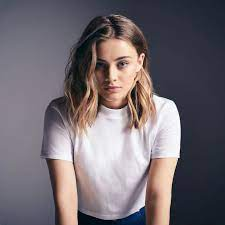
#> input picture image_5.jpeg, 225 x 225 px
$ jupyter execute cv-assignmnet-2.ipynb
#> lines starting #> are read from the running program, lines starting #| are printed output that depends on the picture; long printed decimals are rounded
[cell 1]
import cv2 as cv

# I/O

[cell 2]
#reading images
i = cv.imread("image_5.jpeg")
#> i is the input picture: shape (225, 225, 3); mean B, G, R 112.1, 105.8, 113.8
cv.imshow("title", i)
cv.waitKey(0)
cv.destroyAllWindows()

i_1 = cv.imread("image_5.jpeg", cv.IMREAD_UNCHANGED)
cv.imshow("image_unchange", i_1)
cv.waitKey(0)
cv.destroyAllWindows()

i_2 = cv.imread("image_5.jpeg", cv.IMREAD_GRAYSCALE)
#> i_2: shape (225, 225); min 0, max 255, mean 108.8

#showing images
cv.imshow("image_grascale", i_2)
cv.waitKey(0)
cv.destroyAllWindows()

# Color/Intensity

[cell 3]
i = cv.imread("image_5.jpeg")
i_gray = cv.cvtColor(i, cv.COLOR_BGR2GRAY)
cv.imshow("COLOR_BGR2GRAY", i_gray)
cv.waitKey(0)
cv.destroyAllWindows()

i = cv.imread("image_5.jpeg")
i_rgb = cv.cvtColor(i, cv.COLOR_BGR2RGB)
cv.imshow("COLOR_BGR2RGB", i_rgb)
cv.waitKey(0)
cv.destroyAllWindows()

i_2 = cv.imread("image_5.jpeg", cv.IMREAD_GRAYSCALE)
i_GRAY2RGB = cv.cvtColor(i_2, cv.COLOR_GRAY2RGB)
cv.imshow("IMREAD_GRAYSCALE", i_GRAY2RGB)
cv.waitKey(0)
cv.destroyAllWindows()

i = cv.equalizeHist(i_2)
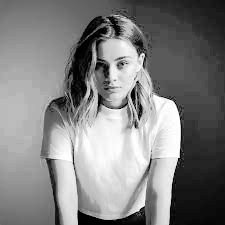
#> i: shape (225, 225); min 0, max 255, mean 128.4
cv.imshow("Equalized Grayscale Image", i)
cv.waitKey(0)
cv.destroyAllWindows()

i = cv.normalize(i, None, 0, 255, cv.NORM_MINMAX, cv.CV_8U)
cv.imshow("normalize Image", i)
cv.waitKey(0)
cv.destroyAllWindows()

i = cv.normalize(i, None, 0, 1, cv.NORM_MINMAX, cv.CV_32F)
cv.imshow("normalize Image", i)
cv.waitKey(0)
cv.destroyAllWindows()

# other useful color spaces

[cell 4]
i = cv.imread("image_5.jpeg")
i_rgb = cv.cvtColor(i, cv.COLOR_BGR2HSV)
#> i_rgb: shape (225, 225, 3); mean H, S, V 102.2, 53.3, 122.1
cv.imshow("BGR2HSV", i_rgb)
cv.waitKey(0)
cv.destroyAllWindows()

i = cv.imread("image_5.jpeg")
i_rgb = cv.cvtColor(i, cv.COLOR_BGR2LAB)
#> i_rgb: shape (225, 225, 3); mean of channels 0, 1, 2 113.2, 132.9, 125.3
cv.imshow("BGR2LAB", i_rgb)
cv.waitKey(0)
cv.destroyAllWindows()

i = cv.imread("image_5.jpeg")
i_rgb = cv.cvtColor(i, cv.COLOR_BGR2LUV)
#> i_rgb: shape (225, 225, 3); mean of channels 0, 1, 2 112.7, 99.9, 132.8
cv.imshow("BGR2LUV", i_rgb)
cv.waitKey(0)
cv.destroyAllWindows()

i = cv.imread("image_5.jpeg")
i_rgb = cv.cvtColor(i, cv.COLOR_BGR2YCrCb)
#> i_rgb: shape (225, 225, 3); mean of channels 0, 1, 2 108.8, 131.5, 129.8
cv.imshow("BGR2YCrCb", i_rgb)
cv.waitKey(0)
cv.destroyAllWindows()

# Channel Manipulation

[cell 5]
i = cv.imread("image_5.jpeg")
b, g, r = cv.split(i)
cv.imshow("b", b)
cv.waitKey(0)
cv.destroyAllWindows()

cv.imshow("g", g)
cv.waitKey(0)
cv.destroyAllWindows()

cv.imshow("r", r)
cv.waitKey(0)
cv.destroyAllWindows()

i_merge = cv.merge((b, g, r))
cv.imshow("merge", i_merge)
cv.waitKey(0)
cv.destroyAllWindows()

# Arithmetic operations

[cell 6]
i_1 = cv.imread("image_5.jpeg")
i_2 = cv.imread("image_6.jpeg")
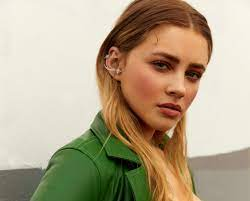
#> input picture image_6.jpeg, 250 x 201 px
#> i_2 is the input picture: shape (201, 250, 3); mean B, G, R 139.5, 165.8, 180.9

i_1_resize = cv.resize(i_1, (250, 250))
i_2_resize = cv.resize(i_2, (250, 250))
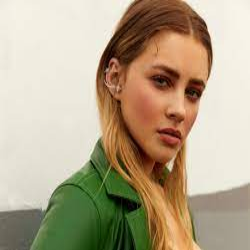
#> i_2_resize: shape (250, 250, 3); mean B, G, R 139.5, 165.7, 180.9

i_add = cv.add(i_1_resize,i_2_resize)
cv.imshow("add", i_add)
cv.waitKey(0)
cv.destroyAllWindows()

i_add = cv.addWeighted(i_1_resize, 0.5, i_2_resize, 0.2, 1)
cv.imshow("addWeighted", i_add)
cv.waitKey(0)
cv.destroyAllWindows()

i_add = cv.subtract(i_1_resize, i_2_resize)
cv.imshow("subtract", i_add)
cv.waitKey(0)
cv.destroyAllWindows()

i_add = cv.absdiff(i_1_resize, i_2_resize)
cv.imshow("absdiff", i_add)
cv.waitKey(0)
cv.destroyAllWindows()

# Logical Operations

[cell 7]
i_1 = cv.imread("image_5.jpeg")
i_2 = cv.imread("image_6.jpeg")

i_1_resize = cv.resize(i_1, (250, 250))
i_2_resize = cv.resize(i_2, (250, 250))

i_add = cv.bitwise_not(i_1_resize)
cv.imshow("bitwise_not", i_add)
cv.waitKey(0)
cv.destroyAllWindows()

i_add = cv.bitwise_and(i_1_resize, i_2_resize)
cv.imshow("bitwise_and", i_add)
cv.waitKey(0)
cv.destroyAllWindows()

i_add = cv.bitwise_or(i_1_resize, i_2_resize)
cv.imshow("bitwise_or", i_add)
cv.waitKey(0)
cv.destroyAllWindows()

i_add = cv.bitwise_xor(i_1_resize, i_2_resize)
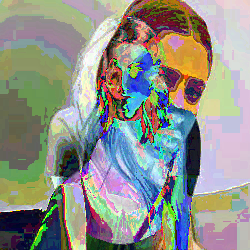
#> i_add: shape (250, 250, 3); mean B, G, R 138.4, 145.8, 143.4
cv.imshow("bitwise_xor", i_add)
cv.waitKey(0)
cv.destroyAllWindows()

# Statistics

[cell 8]
i = cv.imread("image_5.jpeg")
mB, mG, mR, mA = cv.mean(i)
#> mB = 112.1; mG = 105.8; mR = 113.8; mA = 0

print(mB, mG, mR, mA)
#| 112.090 105.794 113.763 0.0

mean, sd = cv.meanStdDev(i)
#> mean = [112.1, 105.8, 113.8]; sd = [60.85, 64.49, 71.19]
print(mean, sd)
#| [[112.090]
#|  [105.794 ]
#|  [113.763]] [[60.849]
#|  [64.485]
#|  [71.188]]

c = 2
cal_hist = cv.calcHist([i], [c], None, [256], [0, 256])
#> cal_hist = 256 values, max 1567 at index 47, min 36 at index 253, mean 197.8
print(cal_hist)
#> (printed output is left out)

cal_hist_2d = cv.calcHist([i], [0, 1], None, [256, 256], [0, 256, 0, 256])
cal_hist_2d

# Filtering

[cell 9]
i = cv.imread("image_5.jpeg")
i_blur = cv.blur(i, (5, 50))
cv.imshow("blur", i_blur)
cv.waitKey(0)
cv.destroyAllWindows()

i_gblur = cv.GaussianBlur(i, (3, 3), sigmaX = 0, sigmaY = 0)
cv.imshow("GaussianBlur", i_gblur)
cv.waitKey(0)
cv.destroyAllWindows()

i_gblur_1 = cv.GaussianBlur(i, None, sigmaX = 2, sigmaY = 2)
cv.imshow("GaussianBlur NONE", i_gblur_1)
cv.waitKey(0)
cv.destroyAllWindows()

i_filter = cv.filter2D(i, -1, 10)
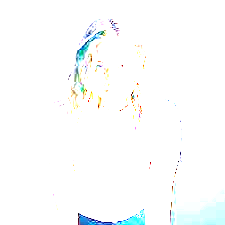
#> i_filter: shape (225, 225, 3); mean B, G, R 253.1, 253.1, 251.2
cv.imshow("filter2D", i_filter)
cv.waitKey(0)
cv.destroyAllWindows()

i_kx = cv.getGaussianKernel(5, -1)
print(i_kx)

i_ky = cv.getGaussianKernel(5, -1)
print(i_ky)

i_sepfilter = cv.sepFilter2D(i, -1, i_kx, i_ky)
cv.imshow("sepFilter2D", i_filter)
cv.waitKey(0)
cv.destroyAllWindows()

i_median = cv.medianBlur(i, 3)
cv.imshow("medianBlur", i_median)
cv.waitKey(0)
cv.destroyAllWindows()

i_bilfilter = cv.bilateralFilter(i, -1, 10, 50)
cv.imshow("bilateralFilter", i_bilfilter)
cv.waitKey(0)
cv.destroyAllWindows()

# Borders

[cell 10]
i = cv.imread("image_5.jpeg")
i_blur = cv.blur(i, (5, 50), borderType = cv.BORDER_CONSTANT)
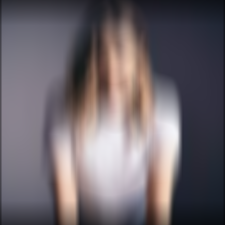
#> i_blur: shape (225, 225, 3); mean B, G, R 107.1, 101.5, 109.4
cv.imshow("BORDER_CONSTANT", i_blur)
cv.waitKey(0)
cv.destroyAllWindows()

i_blur = cv.blur(i, (5, 50), borderType = cv.BORDER_REPLICATE)
cv.imshow("BORDER_REPLICATE", i_blur)
cv.waitKey(0)
cv.destroyAllWindows()

i_blur = cv.blur(i, (5, 50), borderType = cv.BORDER_REFLECT)
cv.imshow("BORDER_REFLECT", i_blur)
cv.waitKey(0)
cv.destroyAllWindows()

i_blur = cv.blur(i, (5, 50), borderType = cv.BORDER_REFLECT_101)
cv.imshow("BORDER_REFLECT_101", i_blur)
cv.waitKey(0)
cv.destroyAllWindows()

i_blur = cv.copyMakeBorder(i, 2, 2, 3, 1, borderType = cv.BORDER_WRAP)
#> i_blur: shape (229, 229, 3)
cv.imshow("BORDER_WRAP", i_blur)
cv.waitKey(0)
cv.destroyAllWindows()

# Differential operations

[cell 11]
import numpy as np
i = cv.imread("image_5.jpeg")
i_x = cv.Sobel(i, cv.CV_32F, 1, 0)
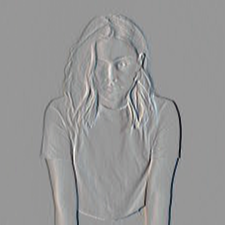
#> i_x: shape (225, 225, 3) float32; mean B, G, R -2.7, -2.7, -2.9; drawn with min black and max white
cv.imshow("BORDER_CONSTANT", i_x)
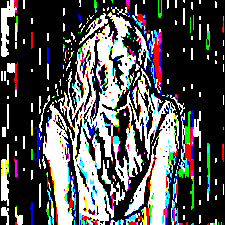
#> window 'BORDER_CONSTANT': shape (225, 225, 3); mean B, G, R 85.3, 85.3, 84.3
cv.waitKey(0)
cv.destroyAllWindows()

i_y = cv.Sobel(i, cv.CV_32F, 0, 1)
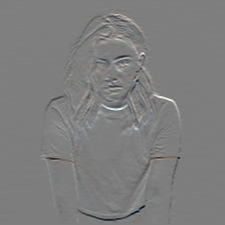
#> i_y: shape (225, 225, 3) float32; mean B, G, R -0.2, 0, 0.1; drawn with min black and max white
cv.imshow("BORDER_CONSTANT", i_y)
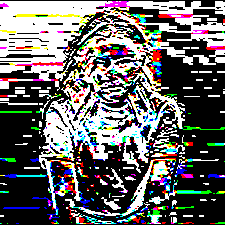
#> window 'BORDER_CONSTANT': shape (225, 225, 3); mean B, G, R 101.7, 102, 103.4
cv.waitKey(0)
cv.destroyAllWindows()

i_2 = cv.imread("image_5.jpeg", cv.IMREAD_GRAYSCALE)
i_x1, i_y1 = cv.spatialGradient(i_2, 3)
print(type(i_x1))
#| <class 'numpy.ndarray'>
print(i_x1, i_y1)
#> (printed output is left out)
